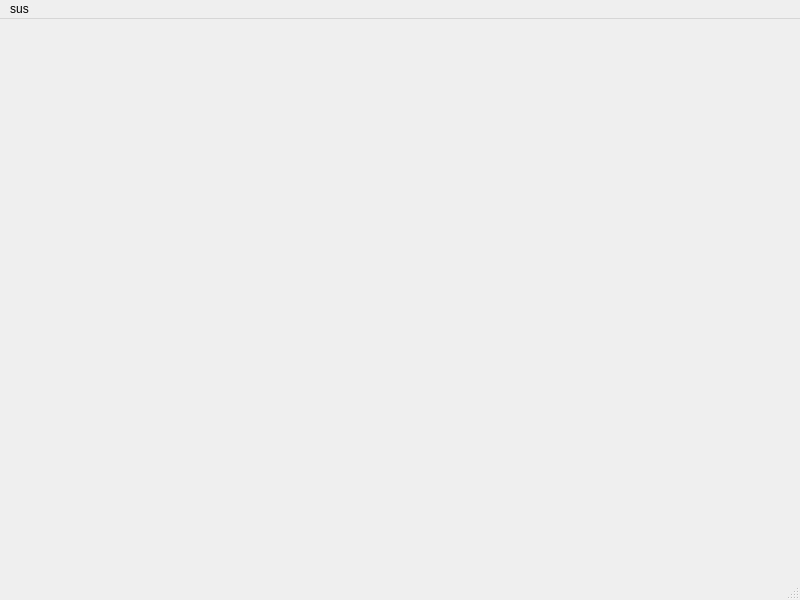
<?xml version="1.0" encoding="UTF-8"?>
<ui version="4.0">
 <class>MainWindow</class>
 <widget class="QMainWindow" name="MainWindow">
  <property name="geometry">
   <rect>
    <x>0</x>
    <y>0</y>
    <width>800</width>
    <height>600</height>
   </rect>
  </property>
  <property name="windowTitle">
   <string>MainWindow</string>
  </property>
  <widget class="QWidget" name="centralwidget"/>
  <widget class="QMenuBar" name="menubar">
   <property name="geometry">
    <rect>
     <x>0</x>
     <y>0</y>
     <width>800</width>
     <height>21</height>
    </rect>
   </property>
   <widget class="QMenu" name="menusus">
    <property name="title">
     <string>sus</string>
    </property>
   </widget>
   <addaction name="menusus"/>
  </widget>
  <widget class="QStatusBar" name="statusbar"/>
 </widget>
 <resources/>
 <connections/>
</ui>
